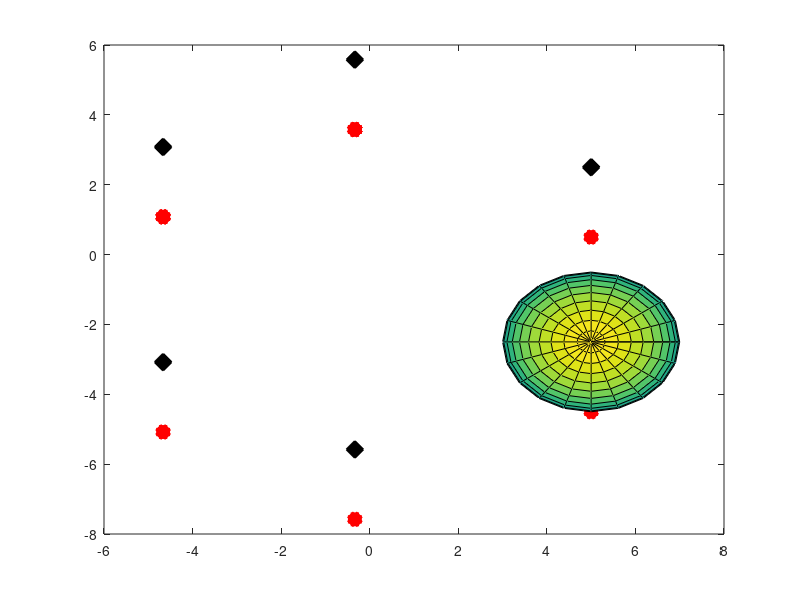

Write the MATLAB code that produced this figure. (Note: this script raises an error after producing the figure.)
%% Initial Configuration 
sRadius = 2;
rSphere = zeros(20,3);
rAnchor = zeros(6,3);
baseSepDistance = 5;
    for i=0:5
        rAnchor(i+1,1) = sqrt(baseSepDistance*baseSepDistance + 2.5*2.5) * cos( floor(i/2)*(2*pi/3) + (-1)^(i+1)*atan( 2.5/baseSepDistance) );
        rAnchor(i+1,2) = sqrt(baseSepDistance*baseSepDistance + 2.5*2.5) * sin( floor(i/2)*(2*pi/3) + (-1)^(i+1)*atan( 2.5/baseSepDistance) );
        rAnchor(i+1,3) = 0;
    end
    

    %initalize spheres in vertical position oriented over their respective anchors
    
    % spheres 0 to 2 attached to anchors 0 to 2
    for i=0:2
        rSphere(i+1,1) = rAnchor(i+1,1);
        rSphere(i+1,2) = rAnchor(i+1,2);
        rSphere(i+1,3) = sRadius;
    end
    % spheres 3,4 attached to sphere 2
    for i=3:4
        rSphere(i+1,1) = rAnchor(3,1);
        rSphere(i+1,2) = rAnchor(3,2);
        rSphere(i+1,3) = 2*sRadius*(i-1)+i*0.0001;
    end
    % sphere 5 attached to anchor 3
    for i=5
        rSphere(i+1,1) = rAnchor(4,1);
        rSphere(i+1,2) = rAnchor(4,2);
        rSphere(i+1,3) = sRadius;
    end
    % spheres 6,7 attached to sphere 5
    for i=6:7
        rSphere(i+1,1) = rAnchor(4,1);
        rSphere(i+1,2) = rAnchor(4,2);
        rSphere(i+1,3) = 2*sRadius*(i-4)+i*0.0001;
    end
    
    % spheres 8, 9 attached to anchors 4, 5
    for i=8:9
        rSphere(i+1,1) = rAnchor(i-4+1,1);
        rSphere(i+1,2) = rAnchor(i-4+1,2);
        rSphere(i+1,3) = sRadius;
    end
        %% Polymer points
    % spheres 0 to 2 attached to anchors 0 to 2
    for i=0:2
        rSphere(i+11,1) = rAnchor(i+1,1);
        rSphere(i+11,2) = rAnchor(i+1,2)-sRadius;
        rSphere(i+11,3) = sRadius;
    end
    % spheres 3,4 attached to sphere 2
    for i=3:4
        rSphere(i+11,1) = rAnchor(3,1);
        rSphere(i+11,2) = rAnchor(3,2)-sRadius;
        rSphere(i+11,3) = 2*sRadius*(i-1)+i*0.0001;
    end
    % sphere 5 attached to anchor 3
    for i=5
        rSphere(i+11,1) = rAnchor(4,1);
        rSphere(i+11,2) = rAnchor(4,2)-sRadius;
        rSphere(i+11,3) = sRadius;
    end
    % spheres 6,7 attached to sphere 5
    for i=6:7
        rSphere(i+11,1) = rAnchor(4,1);
        rSphere(i+11,2) = rAnchor(4,2)-sRadius;
        rSphere(i+11,3) = 2*sRadius*(i-4)+i*0.0001;
    end
    % spheres 8, 9 attached to anchors 4, 5
    for i=8:9
        rSphere(i+11,1) = rAnchor(i-4+1,1);
        rSphere(i+11,2) = rAnchor(i-4+1,2)-sRadius;
        rSphere(i+11,3) = sRadius;
    end
    
    %% Plot
    lw = 10;
    figure(1); clf; hold on; box on;
    for i=1:6
        plot3(rAnchor(i,1),rAnchor(i,2),rAnchor(i,3),'xk','LineWidth',lw);
    end
    for i=11:20
        plot3(rSphere(i,1),rSphere(i,2),rSphere(i,3),'*r','LineWidth',lw);
    end
    for i=1:10
        [elliX, elliY, elliZ] = ellipsoid(rSphere(i,1),rSphere(i,2),rSphere(i,3),sRadius,sRadius,sRadius);
        ligand = surf(elliX,elliY,elliZ);
        ligand.FaceAlpha = 0.3;
        ligand.FaceColor = [i*20/255 i*20/255 i*20/255]
    end
    
    
    
    
    
    
    